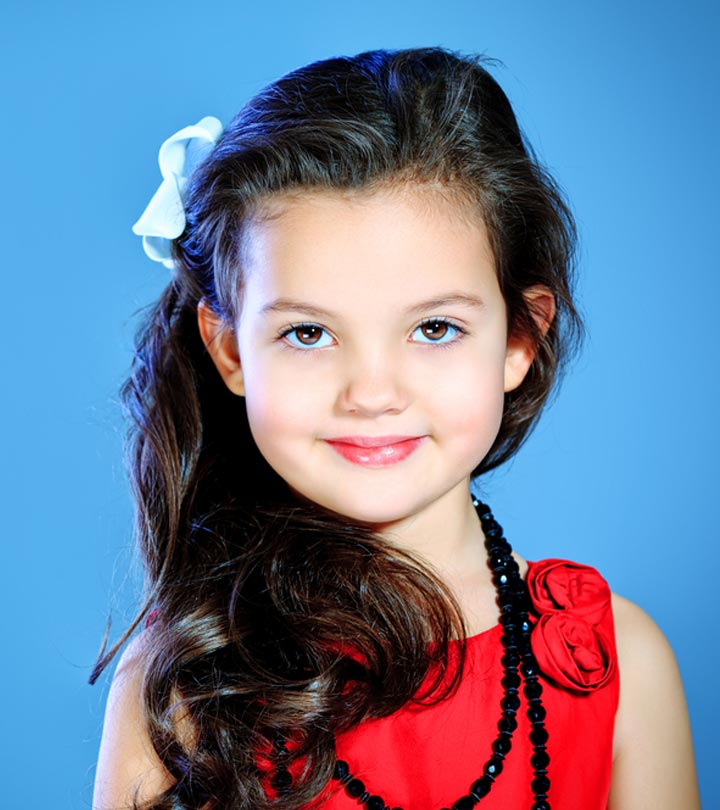
#> input picture demo.jpg, 720 x 810 px
$ python image_to_sketch.py
#> lines starting #> are read from the running program, lines starting #| are printed output that depends on the picture
import numpy as np
import cv2
import imageio
import scipy.ndimage

img = 'demo.jpg' #path

def greyscale(rgb):
    return np.dot(rgb[...,:3],[0.299,0.587,0.114])

def dodge(front,back):
    result=front*255/(255-back)
    result[result>255]=255
    result[back==255]=255
    return result.astype('uint8')

i = imageio.imread(img)
#> i is the input picture: shape (810, 720, 3); mean R, G, B 110.1, 125.3, 152.8
g = greyscale(i)
#> in greyscale, `return np.dot(rgb[...,:3],[0.299,0.587,0.114])`:
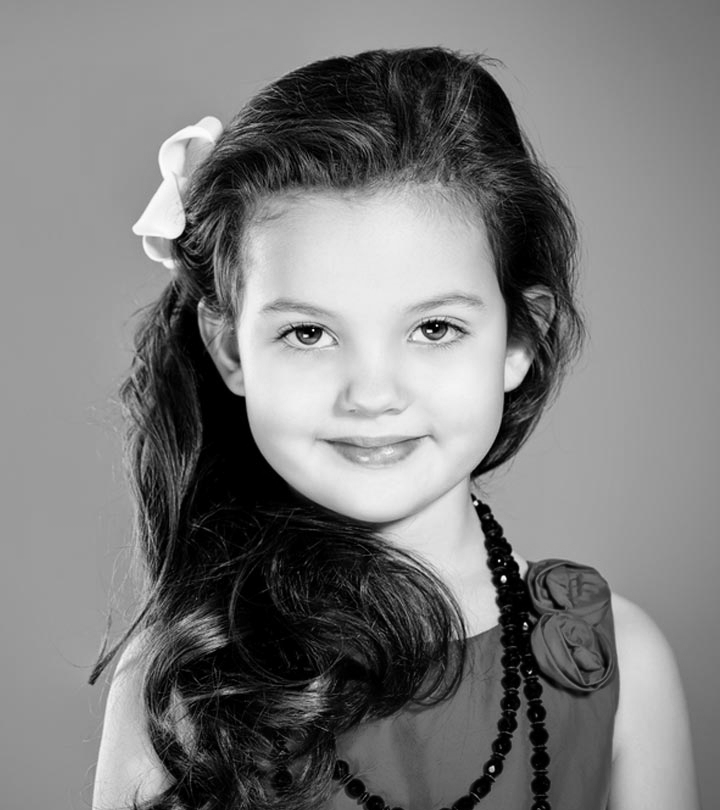
#> returned value: shape (810, 720) float64; min 0, max 254.4, mean 123.9
s = 255-g
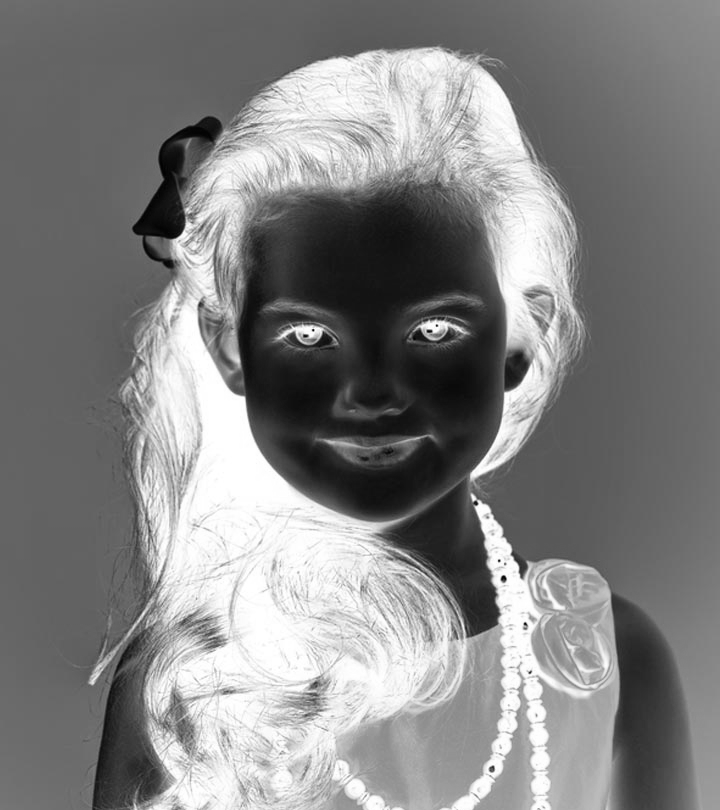
#> s: shape (810, 720) float64; min 0.587, max 255, mean 131.1

b = scipy.ndimage.filters.gaussian_filter(s,sigma=10)
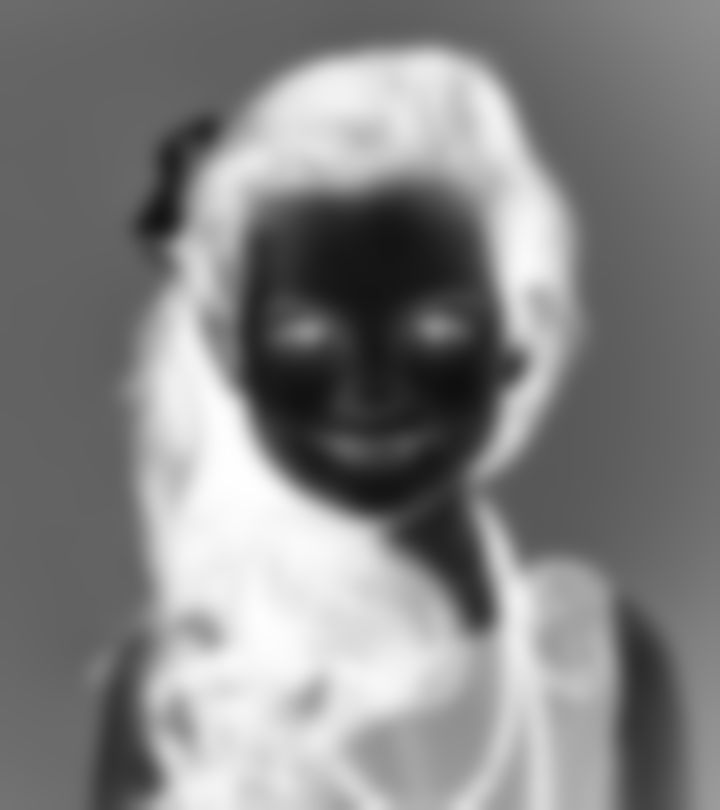
#> b: shape (810, 720) float64; min 15.08, max 254.7, mean 131.1
r= dodge(b,g)
#> in dodge, `result[result>255]=255`:
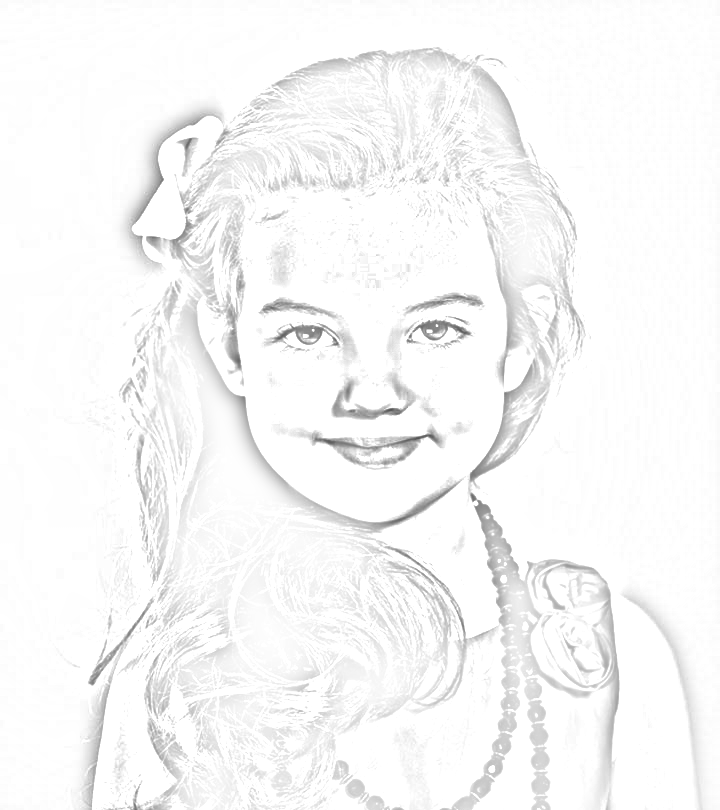
#> result: shape (810, 720) float64; min 85.35, max 255, mean 247.6

cv2.imwrite('sketch.png',r)
